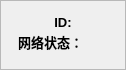
<?xml version="1.0" encoding="UTF-8"?>
<ui version="4.0">
 <class>CDevStatusForm</class>
 <widget class="QWidget" name="CDevStatusForm">
  <property name="windowModality">
   <enum>Qt::NonModal</enum>
  </property>
  <property name="geometry">
   <rect>
    <x>0</x>
    <y>0</y>
    <width>126</width>
    <height>70</height>
   </rect>
  </property>
  <property name="windowTitle">
   <string>Form</string>
  </property>
  <layout class="QGridLayout" name="gridLayout_3">
   <property name="leftMargin">
    <number>0</number>
   </property>
   <property name="topMargin">
    <number>0</number>
   </property>
   <property name="rightMargin">
    <number>0</number>
   </property>
   <property name="bottomMargin">
    <number>0</number>
   </property>
   <property name="spacing">
    <number>0</number>
   </property>
   <item row="0" column="0">
    <widget class="QFrame" name="frame">
     <property name="styleSheet">
      <string notr="true"/>
     </property>
     <property name="frameShape">
      <enum>QFrame::StyledPanel</enum>
     </property>
     <property name="frameShadow">
      <enum>QFrame::Raised</enum>
     </property>
     <layout class="QVBoxLayout" name="verticalLayout">
      <property name="spacing">
       <number>0</number>
      </property>
      <property name="leftMargin">
       <number>0</number>
      </property>
      <property name="topMargin">
       <number>0</number>
      </property>
      <property name="rightMargin">
       <number>0</number>
      </property>
      <property name="bottomMargin">
       <number>0</number>
      </property>
      <item>
       <layout class="QGridLayout" name="gridLayout">
        <item row="1" column="0">
         <widget class="QLabel" name="label">
          <property name="font">
           <font>
            <family>Segoe UI</family>
            <pointsize>10</pointsize>
            <weight>75</weight>
            <bold>true</bold>
           </font>
          </property>
          <property name="styleSheet">
           <string notr="true">color: rgb(0, 0, 0);
background-color:transparent;</string>
          </property>
          <property name="text">
           <string>ID:</string>
          </property>
          <property name="alignment">
           <set>Qt::AlignCenter</set>
          </property>
         </widget>
        </item>
        <item row="0" column="0">
         <spacer name="verticalSpacer_2">
          <property name="orientation">
           <enum>Qt::Vertical</enum>
          </property>
          <property name="sizeHint" stdset="0">
           <size>
            <width>20</width>
            <height>40</height>
           </size>
          </property>
         </spacer>
        </item>
       </layout>
      </item>
      <item>
       <layout class="QGridLayout" name="gridLayout_2">
        <item row="0" column="1">
         <widget class="QLabel" name="label_2">
          <property name="font">
           <font>
            <family>Segoe UI</family>
            <pointsize>10</pointsize>
            <weight>75</weight>
            <bold>true</bold>
           </font>
          </property>
          <property name="styleSheet">
           <string notr="true">color: rgb(0, 0, 0);
background-color:transparent;</string>
          </property>
          <property name="text">
           <string>网络状态：</string>
          </property>
          <property name="alignment">
           <set>Qt::AlignRight|Qt::AlignTrailing|Qt::AlignVCenter</set>
          </property>
         </widget>
        </item>
        <item row="0" column="3">
         <spacer name="horizontalSpacer">
          <property name="orientation">
           <enum>Qt::Horizontal</enum>
          </property>
          <property name="sizeHint" stdset="0">
           <size>
            <width>40</width>
            <height>20</height>
           </size>
          </property>
         </spacer>
        </item>
        <item row="1" column="1">
         <spacer name="verticalSpacer">
          <property name="orientation">
           <enum>Qt::Vertical</enum>
          </property>
          <property name="sizeHint" stdset="0">
           <size>
            <width>20</width>
            <height>40</height>
           </size>
          </property>
         </spacer>
        </item>
        <item row="0" column="2">
         <widget class="QLabel" name="label_3">
          <property name="sizePolicy">
           <sizepolicy hsizetype="Fixed" vsizetype="Fixed">
            <horstretch>0</horstretch>
            <verstretch>0</verstretch>
           </sizepolicy>
          </property>
          <property name="minimumSize">
           <size>
            <width>24</width>
            <height>24</height>
           </size>
          </property>
          <property name="styleSheet">
           <string notr="true">border-image: url(:/images/radio_normal.png);</string>
          </property>
          <property name="text">
           <string/>
          </property>
         </widget>
        </item>
        <item row="0" column="0">
         <spacer name="horizontalSpacer_2">
          <property name="orientation">
           <enum>Qt::Horizontal</enum>
          </property>
          <property name="sizeHint" stdset="0">
           <size>
            <width>40</width>
            <height>20</height>
           </size>
          </property>
         </spacer>
        </item>
       </layout>
      </item>
     </layout>
    </widget>
   </item>
  </layout>
 </widget>
 <resources/>
 <connections/>
</ui>
